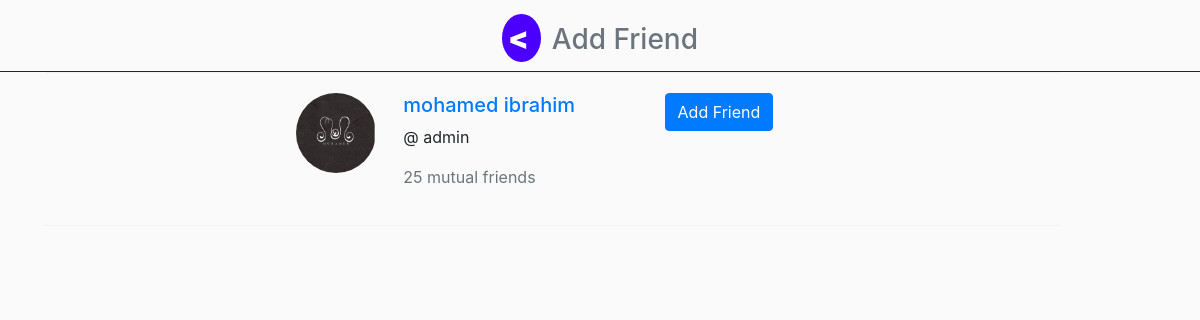
The page /add_friend/ (signed in) on the database its author committed.
### accounts/models.py (models this page shows, shortened)
class Friend(models.Model):
    profile=models.OneToOneField(Profile, verbose_name=_("user"), on_delete=models.CASCADE,related_name='friend_profile')
    class Meta:
        verbose_name = _("Friend")
        verbose_name_plural = _("Friends")

class Profile(models.Model):
    user=models.OneToOneField(User, verbose_name=_("user"), on_delete=models.CASCADE)
    friend=models.ManyToManyField('Friend',related_name='user_friends')
    friend_request=models.ManyToManyField('Friend',related_name='user_friend_requests')
    phone=models.CharField(max_length=20,verbose_name=_("phone"))
    slug=models.SlugField(blank=True, null=True)
    image=models.ImageField(upload_to='profile/',blank=True, null=True)
    country=CountryField(blank_label='select country')
    adress=models.CharField(max_length=100)
    Token=models.CharField(max_length=500,blank=True, null=True)
    join_date=models.DateTimeField(verbose_name=_("Created At"), default=datetime.now)
    class Meta:
        verbose_name = _("Profile")
        verbose_name_plural = _("Profiles")
    def create_profile(sender ,*args, **kwargs):
        if kwargs['created']:
            user_profile=Profile.objects.create(user=kwargs['instance'])
    post_save.connect(create_profile , sender=User)

### chat/views.py (the view)
# urls.py: path('add_friend/',views.add_friend,name='add_friend'),
def add_friend(request):
    user_profile = get_object_or_404(Profile, user=request.user)
    friend=user_profile.friend.all()
    add_friends = Friend.objects.all().exclude(profile=request.user.profile)
    return render(request,'chat/add_friend.html',{'add_friends': add_friends})

### chat/templates/chat/add_friend.html (shortened to what this page needs)
{% load static %}
<!DOCTYPE html>
<html lang="en">
<head>
    <link href="https://netdna.bootstrapcdn.com/bootstrap/4.0.0-beta/css/bootstrap.min.css" rel="stylesheet">
</head>
<body>
    <div style="    border-bottom: 1px solid;
    padding-bottom: 6px;justify-content: center;
    display: flex;">
        <h3 class="text-muted prj-name">
            <span"><a href="/" style="font-size: 30px;
            font-weight: 900;
            margin-bottom: 13px;
            color: white;
            background: #4b00ff;
            border-radius: 50%;
            padding: 6px;
            text-align: center;
            text-decoration:none;
            margin-right: 11px;" class="ks-amount">
                < </a></span>
            Add Friend
        </h3>
    </div>
    <div class="container">
        <div class="row">
            <div class="col-md-11">
                <div class="people-nearby">
                    {% for friend in add_friends %}
                        <div class="nearby-user">
                            <div class="row" style="justify-content: center;">
                                <div class="col-md-1 col-sm-2" style="margin-right: 20px;">
                                    {% if friend.profile.image %}
                                        <img src="{{ friend.profile.image.url }}" alt="user"
                                        class="profile-photo-lg" width="40" height="40">
                                    {% else %}
                                        <img src="{% static 'user_no_image.png' %}" alt="user"
                                        class="profile-photo-lg" width="40" height="40">
                                    {% endif %}
                                </div>
                                <div class="col-md-3 col-sm-3">
                                    <h5><a href="#" class="profile-link">{{ friend.profile.user.first_name }} {{ friend.profile.user.last_name }}</a></h5>
                                    <p name="user_name" >@ {{friend.profile.user.username }}</p>
                                    <p class="text-muted">25 mutual friends</p>
                                </div>
                                <div class="col-md-2 col-sm-2">
                                    <a href="{% url 'chat:send_request' slug=friend.profile.slug%}" class="btn btn-primary pull-right">Add Friend</a>
                                </div>
                            </div>
                        </div>
                    {% endfor %}
                </div>
            </div>
        </div>
    </div>
</body>
</html>

### chat/templates/chat/add_friend.html (style rules this page uses)
body { margin-top: 20px; background: #FAFAFA; }
.people-nearby .nearby-user { padding: 20px 0; border-top: 1px solid #f1f2f2; border-bottom: 1px solid #f1f2f2; margin-bottom: 20px; }
img.profile-photo-lg { height: 80px; width: 80px; border-radius: 50%; }

### rows shown on the page
Friend: profile.image (picture), profile.user.first_name "mohamed", profile.user.last_name "ibrahim", profile.user.username "admin"
